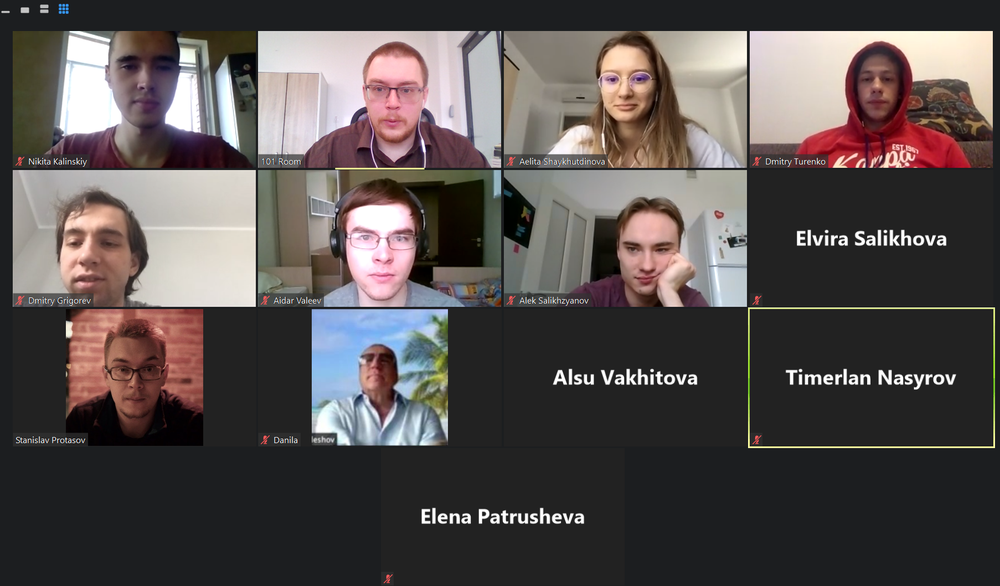
#> input picture lab14/group_photo.png, 1000 x 586 px, shrunk from 1806 x 1058 before the run, given in place of the camera
$ jupyter execute '14. Face detection with OpenCV.ipynb'
#> lines starting #> are read from the running program, lines starting #| are printed output that depends on the picture; after the words box and inside, x2 and y2 are one past the last pixel; in counts of white or black regions, pixels touching at a corner belong together
[cell 1]
import matplotlib.pyplot as plt
import numpy as np
import cv2

[cell 2]
def from_camera():
    cap = cv2.VideoCapture(0)
    ret, frame = cap.read()
#> frame is the input picture: shape (586, 1000, 3); mean B, G, R 79.1, 80.2, 86.9
    frame = cv2.cvtColor(frame, cv2.COLOR_BGR2RGB)
    cap.release()
    plt.imshow(frame)
    plt.show()
    return frame

[cell 3]
img = from_camera()
gray = cv2.cvtColor(img, cv2.COLOR_RGB2GRAY)
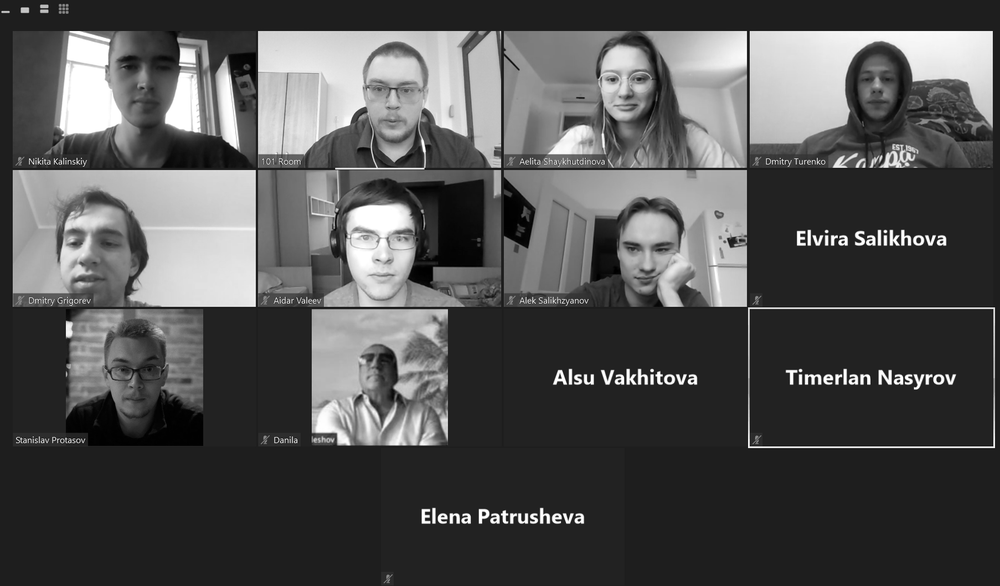
#> gray: shape (586, 1000); min 0, max 255, mean 82.2

[cell 4]
def detectAndDisplay(frame):
    frame_gray = cv2.equalizeHist(frame)
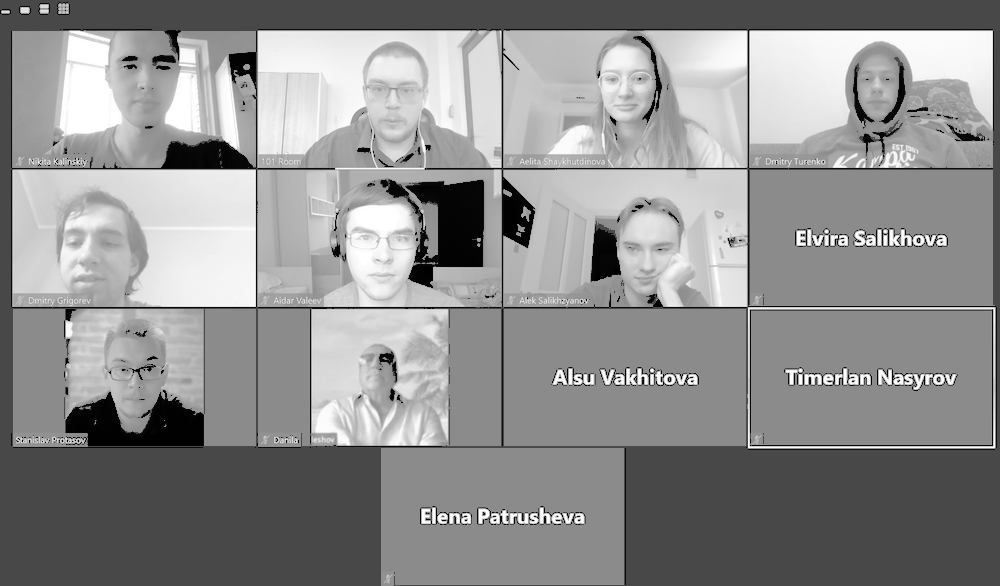
#> frame_gray: shape (586, 1000); min 0, max 255, mean 143.1
    #-- Detect faces
    faces = face_cascade.detectMultiScale(frame)
#> faces = [[864, 112, 27, 27], [849, 57, 59, 59], [102, 347, 67, 67], [591, 52, 69, 69], [342, 206, 82, 82], [354, 61, 77, 77], [608, 220, 77, 77], [586, 221, 69, 69], [104, 37, 80, 80], [44, 203, 96, 96]]
    for (x,y,w,h) in faces:
        center = (x + w//2, y + h//2)
        frame = cv2.ellipse(frame, center, (w//2, h//2), 0, 0, 360, (255, 0, 255), 4)
        faceROI = frame_gray[y:y+h,x:x+w]
        #-- In each face, detect eyes
        eyes = eyes_cascade.detectMultiScale(faceROI)
        for (x2,y2,w2,h2) in eyes:
            eye_center = (x + x2 + w2//2, y + y2 + h2//2)
            radius = int(round((w2 + h2)*0.25))
            frame = cv2.circle(frame, eye_center, radius, (255, 0, 0 ), 4)
#> this loop made 10 passes
#> (x, y, w, h, center) on passes 1, 2, 3, 5, 8: (864, 112, 27, 27, (877, 125)), (849, 57, 59, 59, (878, 86)), (102, 347, 67, 67, (135, 380)), (342, 206, 82, 82, (383, 247)), (586, 221, 69, 69, (620, 255))
#> (x, y, w, h, center, eyes) on passes 4, 6, 7, 9, 10: (591, 52, 69, 69, (625, 86), [[36, 16, 21, 21], [12, 17, 22, 22]]), (354, 61, 77, 77, (392, 99), [[43, 20, 21, 21]]), (608, 220, 77, 77, (646, 258), [[13, 16, 22, 22]]), (104, 37, 80, 80, (144, 77), [[10, 10, 33, 33]]), (44, 203, 96, 96, (92, 251), [[15, 19, 37, 37]])
#> pass 1, in detectAndDisplay, `frame = cv2.ellipse(frame, center, (w//2, h//2), 0, 0, 360, (255, 0, 2..`:
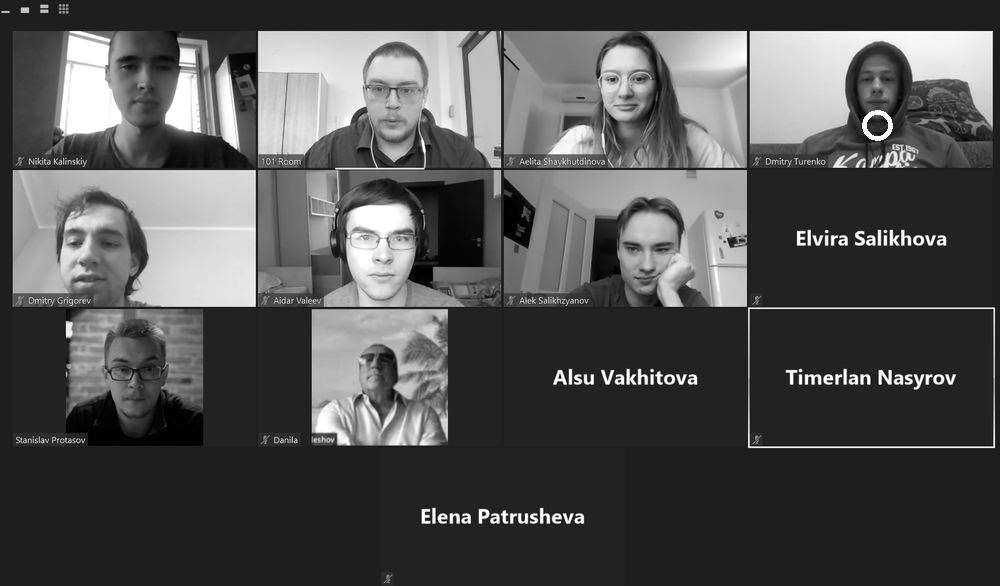
#> frame: shape (586, 1000); 0.07% of pixels changed, all inside (x1, y1, x2, y2) = (862, 110, 893, 141)
#> pass 1, in detectAndDisplay, `faceROI = frame_gray[y:y+h,x:x+w]`:
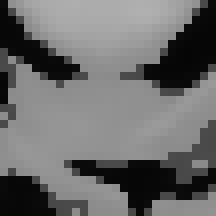
#> faceROI: shape (27, 27) (shown 8 times larger); min 5, max 176, mean 107.1
#> pass 2, in detectAndDisplay, `frame = cv2.ellipse(frame, center, (w//2, h//2), 0, 0, 360, (255, 0, 2..`:
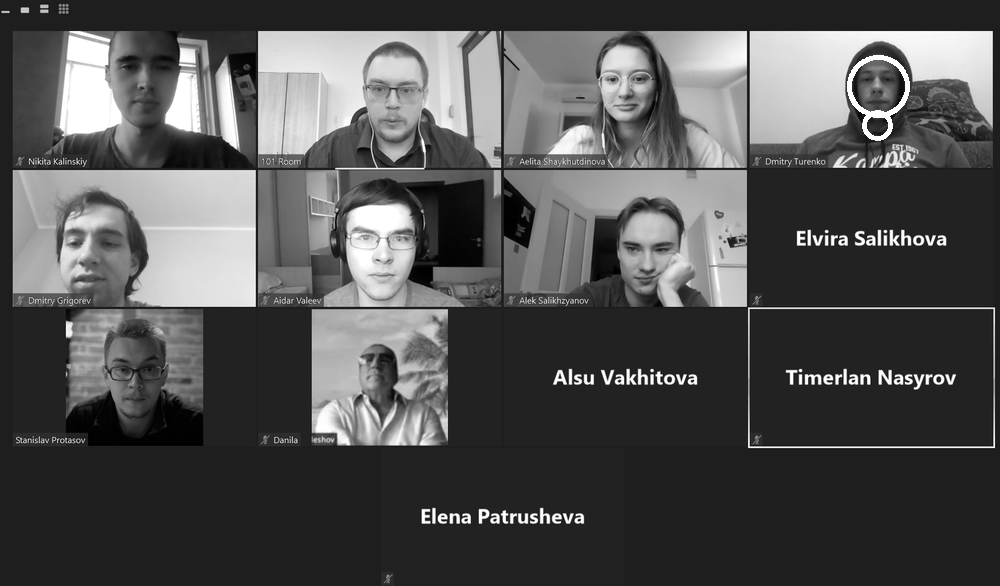
#> frame: shape (586, 1000); 0.15% of pixels changed, all inside (x1, y1, x2, y2) = (847, 55, 910, 118)
#> pass 2, in detectAndDisplay, `faceROI = frame_gray[y:y+h,x:x+w]`:
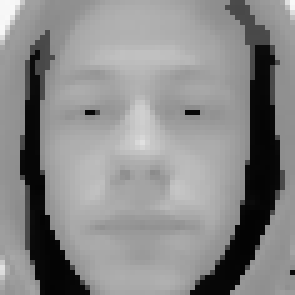
#> faceROI: shape (59, 59) (shown 5 times larger); min 3, max 248, mean 137.6
#> after the loop:
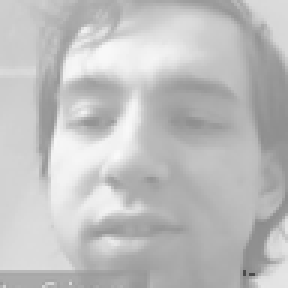
#> faceROI: shape (96, 96) (shown 3 times larger); min 73, max 249, mean 191.3
#> after the loop:
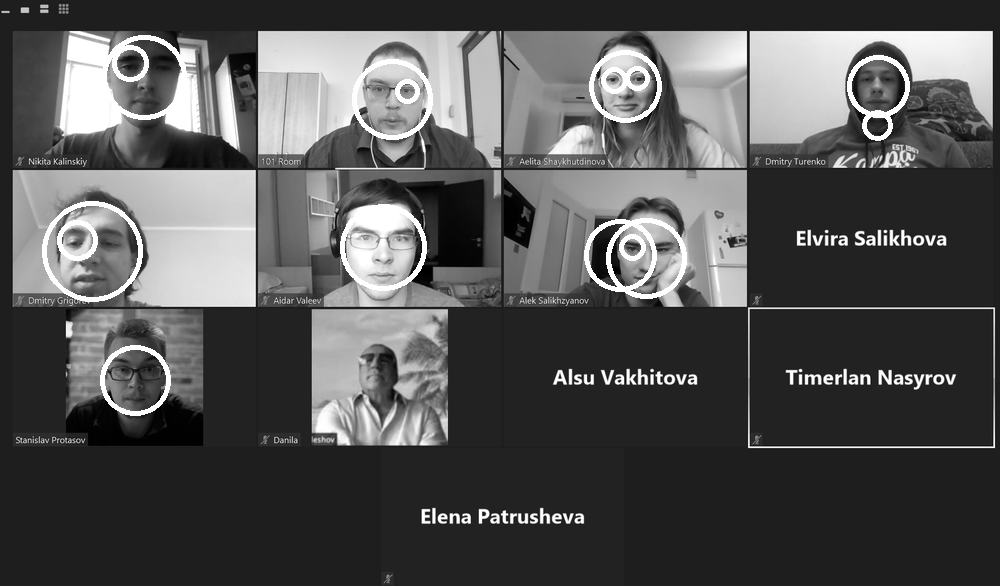
#> frame: shape (586, 1000); 1.95% of pixels changed, all inside (x1, y1, x2, y2) = (42, 35, 687, 416)
    plt.imshow(frame)
    plt.show()
